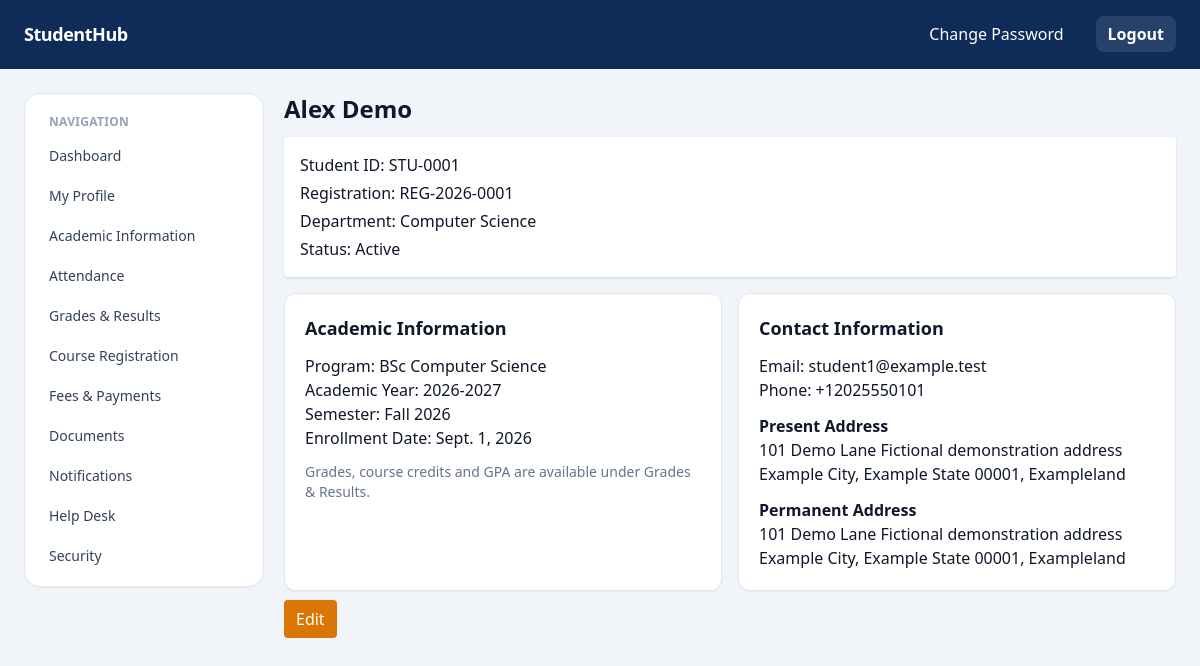
/students/me/ (signed in), run on the app's committed database.
### students/models.py (models this page shows, shortened)
class Student(models.Model):
    class Gender(models.TextChoices):
        MALE = "male", "Male"
        FEMALE = "female", "Female"
        OTHER = "other", "Other"
    class Status(models.TextChoices):
        ACTIVE = "active", "Active"
        INACTIVE = "inactive", "Inactive"
        GRADUATED = "graduated", "Graduated"
        SUSPENDED = "suspended", "Suspended"
    user = models.OneToOneField(settings.AUTH_USER_MODEL, on_delete=models.CASCADE, related_name="student_profile")
    student_id = models.CharField(max_length=30, unique=True, db_index=True)
    first_name = models.CharField(max_length=100)
    middle_name = models.CharField(max_length=100, blank=True)
    last_name = models.CharField(max_length=100)
    date_of_birth = models.DateField(null=True, blank=True)
    gender = models.CharField(max_length=10, choices=Gender.choices, blank=True)
    nationality = models.CharField(max_length=100, blank=True)
    blood_group = models.CharField(max_length=5, blank=True)
    profile_photo = models.ImageField(
        upload_to=profile_photo_upload_to,
        blank=True,
        validators=[FileExtensionValidator(allowed_extensions=["jpg", "jpeg", "png", "webp"])],
    )
    registration_number = models.CharField(max_length=50, unique=True, db_index=True)
    department = models.ForeignKey("academics.Department", on_delete=models.PROTECT, null=True, blank=True, related_name="students")
    program = models.ForeignKey("academics.Program", on_delete=models.PROTECT, null=True, blank=True, related_name="students")
    academic_year = models.CharField(max_length=20, db_index=True)
    semester = models.CharField(max_length=20)
    enrollment_date = models.DateField(db_index=True)
    status = models.CharField(max_length=20, choices=Status.choices, default=Status.ACTIVE, db_index=True)
    created_at = models.DateTimeField(auto_now_add=True)
    updated_at = models.DateTimeField(auto_now=True)
    class Meta:
        indexes = [
            models.Index(fields=["last_name", "first_name"]),
            models.Index(fields=["department", "academic_year"], name="students_st_departm_906e53_idx"),
        ]

class ContactInformation(models.Model):
    student = models.OneToOneField(Student, on_delete=models.CASCADE, related_name="contact")
    primary_email = models.EmailField(unique=True)
    secondary_email = models.EmailField(blank=True)
    mobile_number = models.CharField(max_length=20, validators=[RegexValidator(r"^[0-9+\-() ]+$")])
    alternate_mobile_number = models.CharField(max_length=20, blank=True, validators=[RegexValidator(r"^[0-9+\-() ]*$")])

class Address(models.Model):
    class AddressType(models.TextChoices):
        PRESENT = "present", "Present"
        PERMANENT = "permanent", "Permanent"
    student = models.ForeignKey(Student, on_delete=models.CASCADE, related_name="addresses")
    address_type = models.CharField(max_length=20, choices=AddressType.choices)
    address_line_1 = models.CharField(max_length=255)
    address_line_2 = models.CharField(max_length=255, blank=True)
    city = models.CharField(max_length=120)
    state = models.CharField(max_length=120)
    postal_code = models.CharField(max_length=20)
    country = models.CharField(max_length=100)
    class Meta:
        unique_together = ("student", "address_type")

### academics/models.py (models this page shows, shortened)
class Department(models.Model):
    name = models.CharField(max_length=120, unique=True)
    code = models.CharField(max_length=20, unique=True)
    is_active = models.BooleanField(default=True)

class Program(models.Model):
    department = models.ForeignKey(Department, on_delete=models.PROTECT, related_name="programs")
    name = models.CharField(max_length=120)
    code = models.CharField(max_length=20, unique=True)
    duration_semesters = models.PositiveSmallIntegerField(default=8)
    is_active = models.BooleanField(default=True)
    class Meta:
        unique_together = ("department", "name")

### students/views.py (the view)
# urls.py: path("me/", views.my_profile, name="my_profile"),
@login_required
def my_profile(request):
    if _is_admin(request.user):
        return redirect("dashboard:home")
    student = get_object_or_404(Student.objects.select_related("department", "program"), user=request.user)
    return render(request, "students/student_detail.html", {"student": student})

### students/views.py (called while the page is built)
def _is_admin(user):
    return user.is_authenticated and (user.is_staff or user.role == "admin")

### templates/students/student_detail.html (shortened to what this page needs)
{% extends 'base.html' %}
{% block content %}
<h1 class="text-2xl font-bold mb-3">{{ student.first_name }} {{ student.last_name }}</h1>
<div class="bg-white p-4 rounded shadow space-y-1">
  <p>Student ID: {{ student.student_id }}</p><p>Registration: {{ student.registration_number }}</p><p>Department: {{ student.department.name|default:"-" }}</p><p>Status: {{ student.get_status_display }}</p>
</div>
<div class="mt-4 grid gap-4 md:grid-cols-2">
  <section class="rounded-xl border border-slate-200 bg-white p-5 shadow-sm">
    <h2 class="mb-3 text-lg font-bold">Academic Information</h2>
    <p>Program: {{ student.program.name|default:"-" }}</p>
    <p>Academic Year: {{ student.academic_year }}</p>
    <p>Semester: {{ student.semester }}</p>
    <p>Enrollment Date: {{ student.enrollment_date }}</p>
    <p class="mt-3 text-sm text-slate-500">Grades, course credits and GPA are available under Grades &amp; Results.</p>
  </section>
  <section class="rounded-xl border border-slate-200 bg-white p-5 shadow-sm">
    <h2 class="mb-3 text-lg font-bold">Contact Information</h2>
    <p>Email: {{ student.contact.primary_email|default:"-" }}</p>
    <p>Phone: {{ student.contact.mobile_number|default:"-" }}</p>
    {% for address in student.addresses.all %}
    <p class="mt-3 font-semibold">{{ address.get_address_type_display }} Address</p>
    <p>{{ address.address_line_1 }} {{ address.address_line_2 }}</p>
    <p>{{ address.city }}, {{ address.state }} {{ address.postal_code }}, {{ address.country }}</p>
    {% empty %}<p class="mt-3 text-slate-500">No address recorded.</p>{% endfor %}
  </section>
</div>
<div class="mt-4 space-x-2">
  <a class="bg-amber-600 text-white px-3 py-2 rounded" href="/students/{{ student.id }}/edit/">Edit</a>
</div>
{% endblock %}

### data on the page
Student: first_name "Alex", last_name "Demo", student_id "STU-0001", registration_number "REG-2026-0001", department.name "Computer Science", status "Active", program.name "BSc Computer Science", academic_year "2026-2027", semester "Fall 2026", enrollment_date "Sept. 1, 2026", contact.primary_email "student1@example.test", contact.mobile_number "+12025550101"
Address: address_type "Present", address_line_1 "101 Demo Lane", address_line_2 "Fictional demonstration address", city "Example City", state "Example State", postal_code "00001", country "Exampleland"
Address: address_type "Permanent", address_line_1 "101 Demo Lane", address_line_2 "Fictional demonstration address", city "Example City", state "Example State", postal_code "00001", country "Exampleland"

### other printed values
{{ label }} "Dashboard" "My Profile" "Academic Information" "Attendance" "Grades & Results" "Course Registration" "Fees & Payments" "Documents" "Notifications" "Help Desk" "Security"
